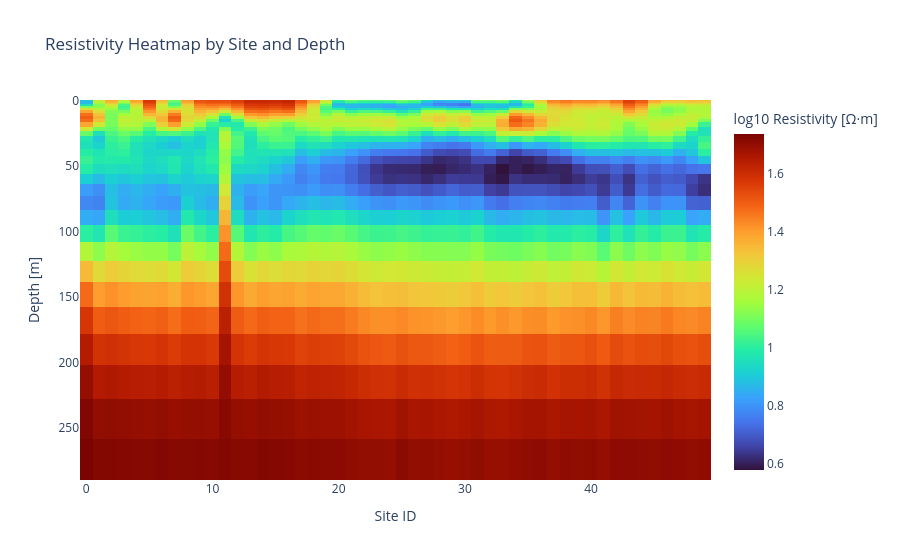

The notebook cell saved with this chart:
### Code cell
import plotly.express as px

# Ensure all site_ids are present as columns, even if some are missing
all_site_ids = np.arange(df_layers_long['site_id'].min(), df_layers_long['site_id'].max() + 1)
heatmap_df = df_layers_long.pivot_table(
    index='depth', columns='site_id', values='log_resistivity')
heatmap_df = heatmap_df.reindex(columns=all_site_ids)

# Sort depth so it increases downward
heatmap_df = heatmap_df.sort_index(ascending=True)

fig = px.imshow(
    heatmap_df,
    aspect='auto',
    origin='lower',
    color_continuous_scale='turbo',
    labels={'x': 'Site ID', 'y': 'Depth [m]', 'color': 'log10 Resistivity [Ω·m]'},
    title='Resistivity Heatmap by Site and Depth',
    zmin=heatmap_df.min().min(),
    zmax=heatmap_df.max().max(),
)

fig.update_yaxes(autorange="reversed")
fig.show()

### Figure 1 — Plotly figure (JSON) as saved in the notebook; plotly's stock layout.template omitted (floating-point values rounded to 4 significant figures; data arrays with more than 128 entries replaced by an {"elided": "..."} marker saying what was removed)
{"data": [{"coloraxis": "coloraxis", "hovertemplate": "Site ID: %{x}<br>Depth [m]: %{y}<br>log10 Resistivity [Ω·m]: %{z}<extra></extra>", "name": "0", "type": "heatmap", "x": [0.0, 1.0, 2.0, 3.0, 4.0, 5.0, 6.0, 7.0, 8.0, 9.0, 10.0, 11.0, 12.0, 13.0, 14.0, 15.0, 16.0, 17.0, 18.0, 19.0, 20.0, 21.0, 22.0, 23.0, 24.0, 25.0, 26.0, 27.0, 28.0, 29.0, 30.0, 31.0, 32.0, 33.0, 34.0, 35.0, 36.0, 37.0, 38.0, 39.0, 40.0, 41.0, 42.0, 43.0, 44.0, 45.0, 46.0, 47.0, 48.0, 49.0], "xaxis": "x", "y": [0.0, 1.0, 2.126, 3.395, 4.825, 6.435, 8.249, 10.29, 12.59, 15.19, 18.11, 21.4, 25.1, 29.28, 33.98, 39.28, 45.25, 51.97, 59.55, 68.08, 77.69, 88.52, 100.7, 114.5, 129.9, 147.4, 167.0, 189.1, 214.0, 242.1, 273.7], "yaxis": "y", "z": {"elided": "31x50 float values"}}], "layout": {"coloraxis": {"cmax": 1.739, "cmin": 0.5786, "colorbar": {"title": {"text": "log10 Resistivity [Ω·m]"}}, "colorscale": [[0, "#30123b"], [0.07143, "#4145ab"], [0.1429, "#4675ed"], [0.2143, "#39a2fc"], [0.2857, "#1bcfd4"], [0.3571, "#24eca6"], [0.4286, "#61fc6c"], [0.5, "#a4fc3b"], [0.5714, "#d1e834"], [0.6429, "#f3c63a"], [0.7143, "#fe9b2d"], [0.7857, "#f36315"], [0.8571, "#d93806"], [0.9286, "#b11901"], [1, "#7a0402"]]}, "title": {"text": "Resistivity Heatmap by Site and Depth"}, "xaxis": {"anchor": "y", "domain": [0, 1], "title": {"text": "Site ID"}}, "yaxis": {"anchor": "x", "autorange": "reversed", "domain": [0, 1], "title": {"text": "Depth [m]"}}}}
